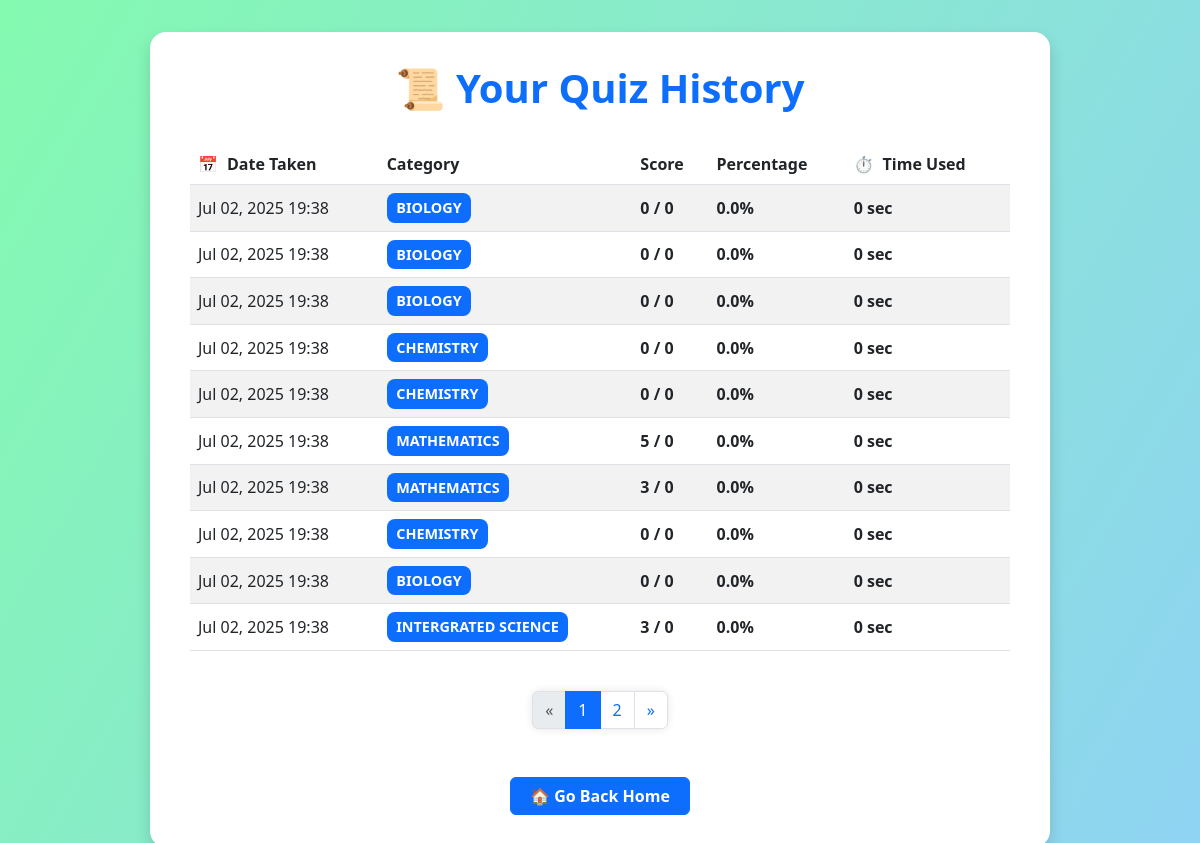
/quiz/history/ (signed in), run on the app's committed database.
### core/models.py (models this page shows, shortened)
class QuizResult(models.Model):
    user = models.ForeignKey(User, on_delete=models.CASCADE)
    category = models.ForeignKey(QuizCategory, on_delete=models.CASCADE)
    score = models.IntegerField()
    total = models.IntegerField()
    percentage = models.FloatField()
    total_questions = models.IntegerField()
    correct_answers = models.IntegerField(default=0)
    taken_at = models.DateTimeField(auto_now_add=True)
    time_used_seconds = models.IntegerField(default=0)
    date_taken = models.DateTimeField(auto_now_add=True)

class QuizCategory(models.Model):
    name = models.CharField(max_length=100)

### core/views.py (the view)
# urls.py: path('quiz/history/', views.quiz_history, name='quiz_history'),
def quiz_history(request):
    raw_history = QuizResult.objects.filter(user=request.user).order_by('-date_taken')
    paginator = Paginator(raw_history, 10)  # 10 attempts per page
    page_number = request.GET.get('page')
    history_page = paginator.get_page(page_number)
    formatted_history = []
    for attempt in history_page:
        percentage = (attempt.score / attempt.total_questions) * 100 if attempt.total_questions else 0
        total_seconds = attempt.time_used_seconds or 0
        minutes = total_seconds // 60
        seconds = total_seconds % 60
        formatted_history.append({
            'date_taken': attempt.date_taken,
            'category__name': attempt.category.name,
            'score': attempt.score,
            'total_questions': attempt.total_questions,
            'percentage': percentage,
            'minutes': minutes,
            'seconds': seconds,
        })
    history_page.object_list = formatted_history
    return render(request, 'quiz/history.html', {'history': history_page})

### core/context_processors.py (called while the page is built)
def daily_fact(request):
    today = date.today()
    fact = DailyFact.objects.filter(date=today).first()
    return {'daily_fact': fact}

### core/templates/quiz/history.html (shortened to what this page needs)
{% load humanize %}
<!DOCTYPE html>
<html lang="en">
<head>
    <link href="https://cdn.jsdelivr.net/npm/bootstrap@5.3.0/dist/css/bootstrap.min.css" rel="stylesheet" />
</head>
<body>
    <div class="history-container shadow">
        <h1>📜 Your Quiz History</h1>
        <div class="table-responsive">
            <table class="table table-striped align-middle">
                <thead>
                    <tr>
                        <th><span class="icon">📅</span> Date Taken</th>
                        <th>Category</th>
                        <th>Score</th>
                        <th>Percentage</th>
                        <th><span class="icon">⏱️</span> Time Used</th>
                    </tr>
                </thead>
                <tbody>
                    {% for attempt in history %}
                    <tr>
                        <td>{{ attempt.date_taken|date:"M d, Y H:i" }}</td>
                        <td><span class="category-badge">{{ attempt.category__name }}</span></td>
                        <td class="score">{{ attempt.score }} / {{ attempt.total_questions }}</td>
                        <td class="percentage">{{ attempt.percentage|floatformat:1 }}%</td>
                        <td class="time-used">
                            {% if attempt.minutes > 0 %}
                                {{ attempt.minutes }} min {{ attempt.seconds }} sec
                            {% else %}
                                {{ attempt.seconds }} sec
                            {% endif %}
                        </td>
                    </tr>
                    {% empty %}
                    <tr>
                        <td colspan="5" class="empty-msg">
                            You haven't taken any quizzes yet. Start learning and take a quiz now! 🚀
                        </td>
                    </tr>
                    {% endfor %}
                </tbody>
            </table>
        </div>
        {% if history.has_other_pages %}
        <nav class="pagination-nav" aria-label="Page navigation">
            <ul class="pagination">
                {% if history.has_previous %}
                <li class="page-item">
                    <a class="page-link" href="?page={{ history.previous_page_number }}" aria-label="Previous">
                        &laquo;
                    </a>
                </li>
                {% else %}
                <li class="page-item disabled">
                    <span class="page-link">&laquo;</span>
                </li>
                {% endif %}
                {% for num in history.paginator.page_range %}
                    {% if history.number == num %}
                        <li class="page-item active" aria-current="page"><span class="page-link">{{ num }}</span></li>
                    {% elif num > history.number|add:'-3' and num < history.number|add:'3' %}
                        <li class="page-item"><a class="page-link" href="?page={{ num }}">{{ num }}</a></li>
                    {% endif %}
                {% endfor %}
                {% if history.has_next %}
                <li class="page-item">
                    <a class="page-link" href="?page={{ history.next_page_number }}" aria-label="Next">
                        &raquo;
                    </a>
                </li>
                {% else %}
                <li class="page-item disabled">
                    <span class="page-link">&raquo;</span>
                </li>
                {% endif %}
            </ul>
        </nav>
        {% endif %}
        <a href="{% url 'home' %}" class="btn btn-primary btn-home">🏠 Go Back Home</a>
    </div>
</body>
</html>

### core/templates/quiz/history.html (style rules this page uses)
body { background: linear-gradient(120deg, #84fab0 0%, #8fd3f4 100%); min-height: 100vh; font-family: 'Segoe UI', Tahoma, Geneva, Verdana, sans-serif; padding: 2rem 1rem; }
.history-container { max-width: 900px; margin: 0 auto; background: white; padding: 2rem 2.5rem; border-radius: 1rem; box-shadow: 0 8px 20px rgba(0,0,0,0.15); }
h1 { font-weight: 700; color: #0d6efd; text-align: center; margin-bottom: 2rem; }
table thead { background-color: #0d6efd; color: white; font-weight: 600; }
.category-badge { background-color: #0d6efd; color: white; padding: 0.25rem 0.6rem; border-radius: 0.5rem; font-size: 0.9rem; font-weight: 600; display: inline-block; }
.time-used { font-weight: 600; color: #495057; white-space: nowrap; }
.percentage { font-weight: 700; color: #198754; }
.score { font-weight: 600; }
.icon { margin-right: 0.3rem; color: #0d6efd; }
.btn-home { display: block; max-width: 180px; margin: 2rem auto 0; font-weight: 600; }
nav.pagination-nav { display: flex; justify-content: center; margin: 1.5rem 0 0 0; }
.pagination { border-radius: 0.5rem; box-shadow: 0 0 8px rgb(0 0 0 / 0.1); }

### data on the page
QuizResult: date_taken "Jul 02, 2025 19:38"
QuizCategory: category__name "BIOLOGY" "BIOLOGY" "BIOLOGY" "BIOLOGY"
QuizResult: date_taken "Jul 02, 2025 19:38"
QuizResult: date_taken "Jul 02, 2025 19:38"
QuizResult: date_taken "Jul 02, 2025 19:38"
QuizCategory: category__name "CHEMISTRY" "CHEMISTRY" "CHEMISTRY"
QuizResult: date_taken "Jul 02, 2025 19:38"
QuizResult: date_taken "Jul 02, 2025 19:38"
QuizCategory: category__name "MATHEMATICS" "MATHEMATICS"
QuizResult: date_taken "Jul 02, 2025 19:38"
QuizResult: date_taken "Jul 02, 2025 19:38"
QuizResult: date_taken "Jul 02, 2025 19:38"
QuizResult: date_taken "Jul 02, 2025 19:38"
QuizCategory: category__name "INTERGRATED SCIENCE"

### other printed values
{{ attempt.score }} "0" "0" "0" "0" "0" "5" "3" "0" "0" "3"
{{ attempt.total_questions }} "0" "0" "0" "0" "0" "0" "0" "0" "0" "0"
{{ attempt.percentage|floatformat:1 }} "0.0" "0.0" "0.0" "0.0" "0.0" "0.0" "0.0" "0.0" "0.0" "0.0"
{{ attempt.seconds }} "0" "0" "0" "0" "0" "0" "0" "0" "0" "0"
{{ num }} "1"
{{ num }} "2"
